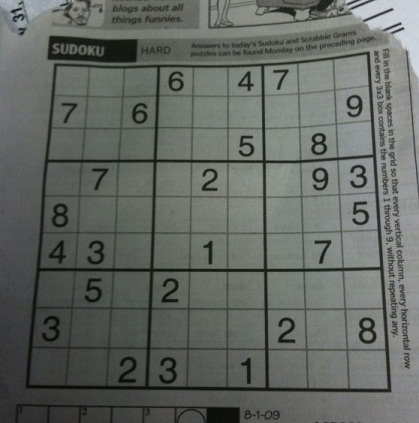
#> input picture U5/sudoku.jpg, 419 x 423 px
$ python 01_Roberts.py
#> lines starting #> are read from the running program, lines starting #| are printed output that depends on the picture
# coding=gbk
# 它的方式是通过对角线
import numpy as np
import cv2 as cv

img = cv.imread('sudoku.jpg',0)
#> img: shape (423, 419); min 5, max 218, mean 101.9
row,colum = img.shape
#> row = 423; colum = 419
# print(row,colum)

# 复制图片
imgf = np.copy(img)

# 指定类型
imgf = imgf.astype('float')

# 与原图保持一致
roberts = np.zeros((row,colum))

# 实现算子的运算
for x in range(row-1):
    # 列运算
    for y in range(colum-1):
        # x轴上的梯度
        gx = abs(imgf[x+1,y]-imgf[x,y])   # abs表示绝对值
        # y轴的梯度
        gy = abs(imgf[x,y+1]-imgf[x,y])
        # 算子
        roberts[x,y] = gx+gy
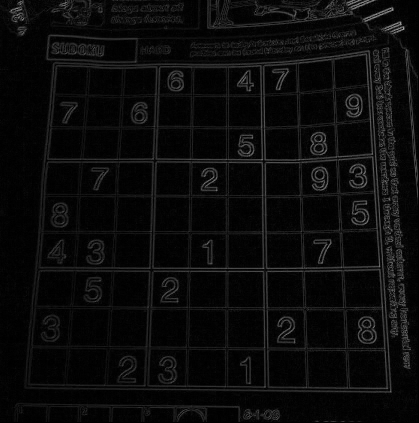
#> roberts: shape (423, 419) float64; min 0, max 163, mean 11

# 输出图像=原图+算子
imgout = img+ roberts
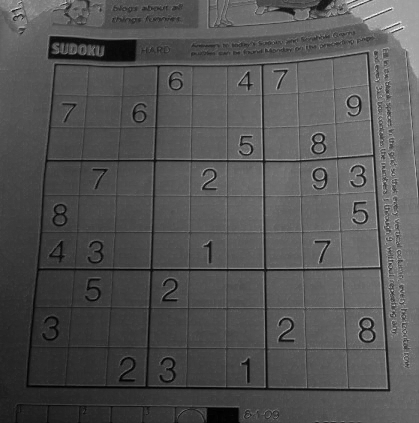
#> imgout: shape (423, 419) float64; min 10, max 325, mean 112.8; drawn with min black and max white

# 把小于0的值变为0，大于255的值变为255，否则是原图本身
imgout = np.where(imgout<0,0,np.where(imgout>255,255,imgout))
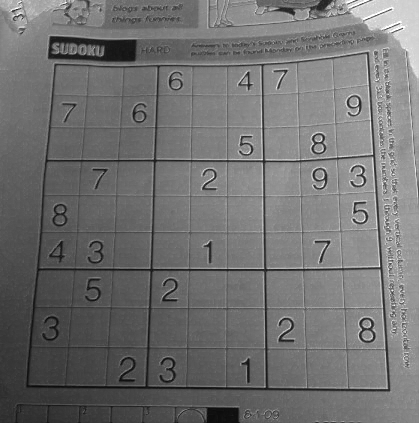
#> imgout: shape (423, 419) float64; min 10, max 255, mean 112.8
imgout = imgout.astype('uint8')
cv.imshow('imgout',imgout)
cv.waitKey(0)

# [26 lines of commented-out code are left out]

$ run again, with U5/01.jpg copied over U5/sudoku.jpg
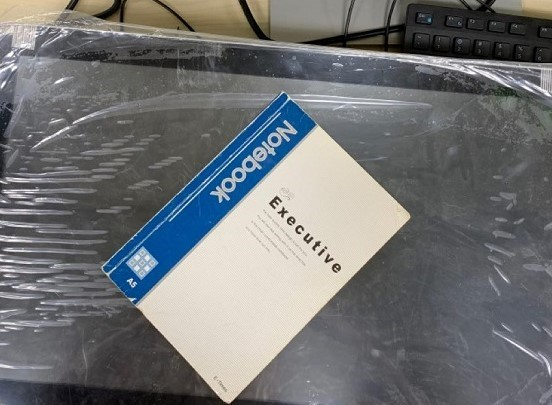
#> input picture U5/01.jpg, 552 x 405 px
#> after the loop `for x in range(row-1):`:
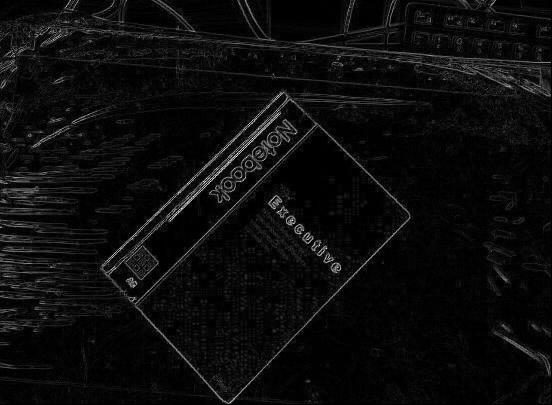
#> roberts: shape (405, 552) float64; min 0, max 292, mean 14.5; drawn with min black and max white
#> `imgout = np.where(imgout<0,0,np.where(imgout>255,255,imgout))`:
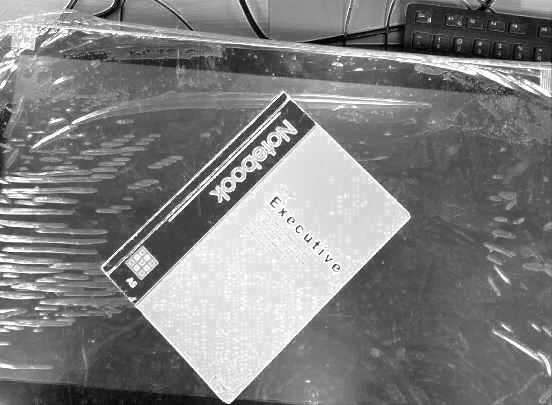
#> imgout: shape (405, 552) float64; min 0, max 255, mean 128

$ run again, with U5/bmx.jpg copied over U5/sudoku.jpg
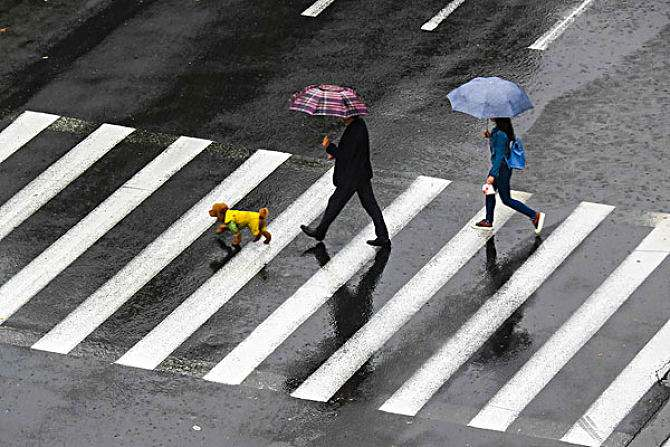
#> input picture U5/bmx.jpg, 670 x 447 px
#> after the loop `for x in range(row-1):`:
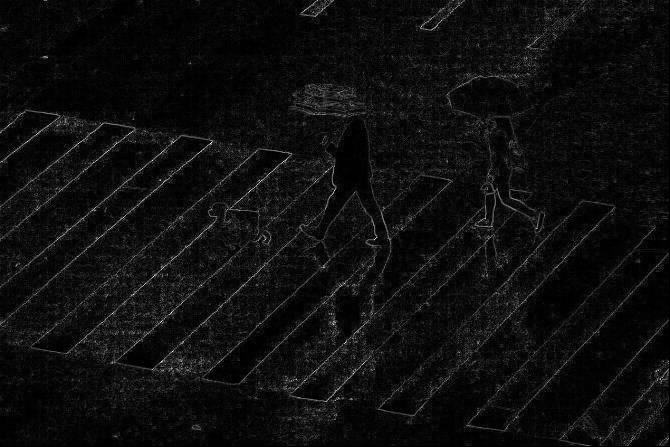
#> roberts: shape (447, 670) float64; min 0, max 497, mean 28.4; drawn with min black and max white
#> `imgout = np.where(imgout<0,0,np.where(imgout>255,255,imgout))`:
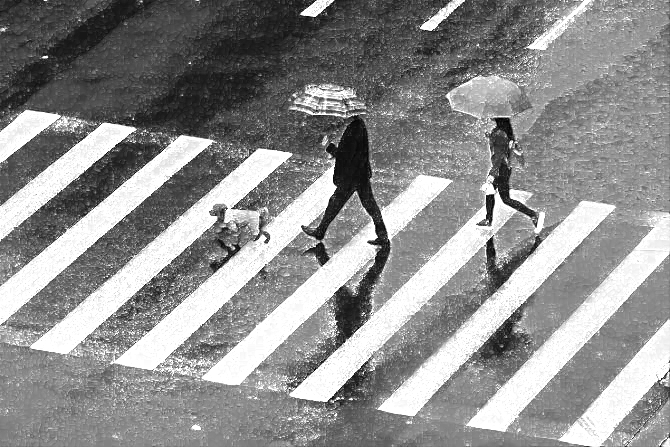
#> imgout: shape (447, 670) float64; min 0, max 255, mean 143.2
